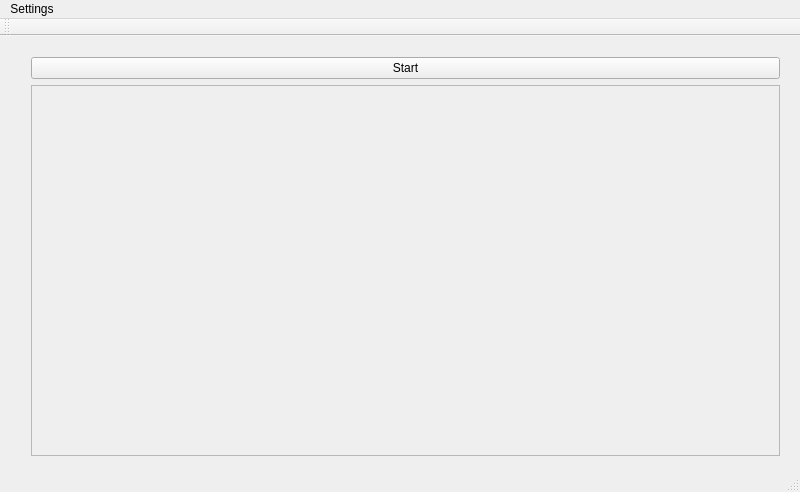
<?xml version="1.0" encoding="UTF-8"?>
<ui version="4.0">
 <class>MainWindow</class>
 <widget class="QMainWindow" name="MainWindow">
  <property name="geometry">
   <rect>
    <x>0</x>
    <y>0</y>
    <width>800</width>
    <height>492</height>
   </rect>
  </property>
  <property name="windowTitle">
   <string>MainWindow</string>
  </property>
  <widget class="QWidget" name="centralWidget">
   <widget class="QWidget" name="layoutWidget">
    <property name="geometry">
     <rect>
      <x>20</x>
      <y>10</y>
      <width>771</width>
      <height>421</height>
     </rect>
    </property>
    <layout class="QVBoxLayout" name="verticalLayout">
     <item>
      <layout class="QHBoxLayout" name="horizontalLayout">
       <item>
        <widget class="QPushButton" name="btn_burning_switch">
         <property name="text">
          <string>Start</string>
         </property>
        </widget>
       </item>
      </layout>
     </item>
     <item>
      <widget class="QScrollArea" name="scrollArea">
       <property name="widgetResizable">
        <bool>true</bool>
       </property>
       <widget class="QWidget" name="scrollAreaWidgetContents">
        <property name="geometry">
         <rect>
          <x>0</x>
          <y>0</y>
          <width>767</width>
          <height>382</height>
         </rect>
        </property>
       </widget>
      </widget>
     </item>
    </layout>
   </widget>
  </widget>
  <widget class="QMenuBar" name="menuBar">
   <property name="geometry">
    <rect>
     <x>0</x>
     <y>0</y>
     <width>800</width>
     <height>25</height>
    </rect>
   </property>
   <widget class="QMenu" name="menuSet_os_ver">
    <property name="title">
     <string>Settings</string>
    </property>
    <addaction name="actionFw_ver"/>
   </widget>
   <addaction name="menuSet_os_ver"/>
  </widget>
  <widget class="QToolBar" name="mainToolBar">
   <attribute name="toolBarArea">
    <enum>TopToolBarArea</enum>
   </attribute>
   <attribute name="toolBarBreak">
    <bool>false</bool>
   </attribute>
  </widget>
  <widget class="QStatusBar" name="statusBar"/>
  <action name="actionFw_ver">
   <property name="text">
    <string>fw ver</string>
   </property>
  </action>
 </widget>
 <layoutdefault spacing="6" margin="11"/>
 <resources/>
 <connections/>
</ui>
